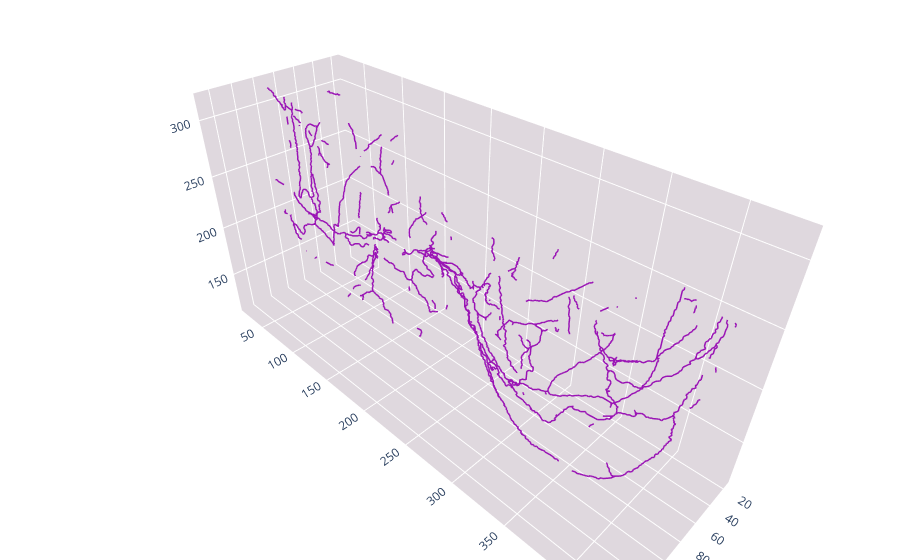

Notebook cell for this chart:
### Code cell
x0, y0, z0 = segments[:, 0, 0], segments[:, 0, 1], segments[:, 0, 2]
x1, y1, z1 = segments[:, 1, 0], segments[:, 1, 1], segments[:, 1, 2]

# Create line traces (vessels)
lines = [
    go.Scatter3d(
        x=[x0[i], x1[i]],
        y=[y0[i], y1[i]],
        z=[z0[i], z1[i]],
        mode="lines",
        line=dict(color="#9a14b5", width=3),
        opacity=1.0,
        showlegend=False,
    )
    for i in range(len(segments))
]

fig = go.Figure(data=lines)

# Unified minimalist layout
fig.update_layout(
    scene=dict(
        xaxis=dict(showbackground=True, backgroundcolor="#DFD8DE",
                   showgrid=True, zeroline=True, showticklabels=True, title=""),
        yaxis=dict(showbackground=True, backgroundcolor="#DFD8DE",
                   showgrid=True, zeroline=True, showticklabels=True, title=""),
        zaxis=dict(showbackground=True, backgroundcolor="#DFD8DE",
                   showgrid=True, zeroline=True, showticklabels=True, title=""),
        aspectmode="data",
        bgcolor="white",  # background behind the cube
    ),
    paper_bgcolor="white",  # full figure background
    margin=dict(l=0, r=0, b=0, t=0),
)

fig.show()
